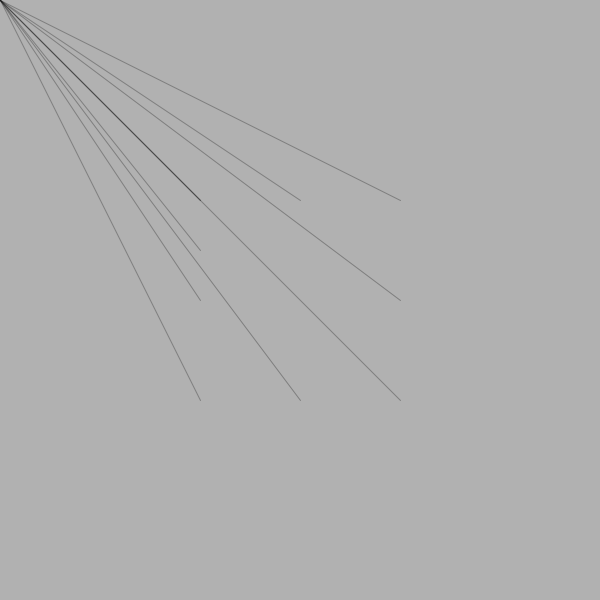
Frame 1 (no input)
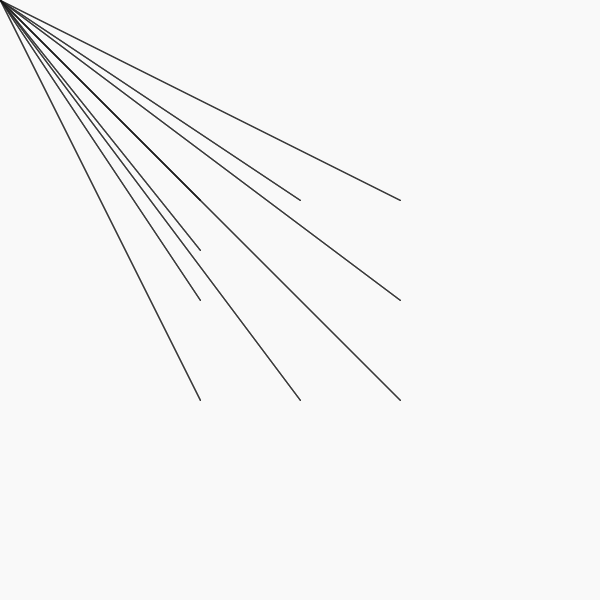
Frame 60 (the mouse pressed at the canvas centre just before this capture)
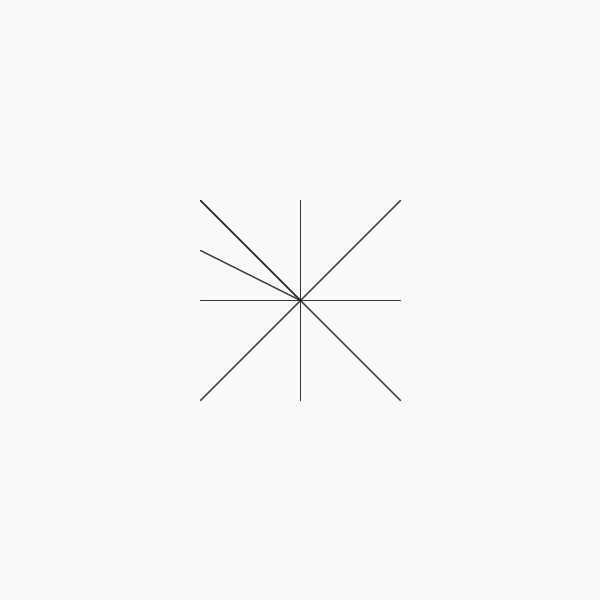
Frame 120 (the mouse held since frame 60 and released just before this capture)

The Processing sketch that drew these frames (run headless with seeded random() and noise(); from frame 60 on, the mouse is pressed at the canvas centre):

// Processing sketch: processing_41081
// ── processing_41081.pde

void setup () {
  size(600, 600);
  background(170);
  smooth();
}


void draw() {
  fill(255, 20);
  noStroke();
  rect(0, 0, width, height);



  noStroke();
  /*fill(25);
   rect(5,5,5,5);*/

  //if(mousePressed){



  stroke(15, 80);
  line(200, 200, mouseX, mouseY);

  line(200, 200, mouseX, mouseY);
  line(200, 250, mouseX, mouseY);


  line(400, 200, mouseX, mouseY);
  line(200, 400, mouseX, mouseY);
  line(400, 400, mouseX, mouseY);
  line(300, 200, mouseX, mouseY);
  line(400, 300, mouseX, mouseY);
  line(200, 300, mouseX, mouseY);
  line(300, 400, mouseX, mouseY);


  /*line(250,200,mouseX,mouseY);
   line(200,250,mouseX,mouseY);
   line(450,200,mouseX,mouseY);
   line(400,250,mouseX,mouseY);
   line(250,400,mouseX,mouseY);
   line(200,450,mouseX,mouseY);
   line(450,400,mouseX,mouseY);
   line(400,450,mouseX,mouseY);
   line(350,200,mouseX,mouseY);
   line(300,250,mouseX,mouseY);
   line(450,300,mouseX,mouseY);
   line(400,350,mouseX,mouseY);
   line(250,300,mouseX,mouseY);
   line(200,350,mouseX,mouseY);
   line(350,400,mouseX,mouseY);
   line(300,450,mouseX,mouseY);
   */


  if (mousePressed && (mouseButton == LEFT)) {
    noStroke();
    fill(255, 20);
    rect(0, 0, width, height);


    fill(255, 50);
    ellipse(mouseX, mouseY, 300, 300);
    stroke(255);
    line(200, 200, mouseX, mouseY);
    line(400, 200, mouseX, mouseY);
    line(200, 400, mouseX, mouseY);
    line(400, 400, mouseX, mouseY);
    line(300, 200, mouseX, mouseY);
    line(400, 300, mouseX, mouseY);
    line(200, 300, mouseX, mouseY);
    line(300, 400, mouseX, mouseY);
  }
}
